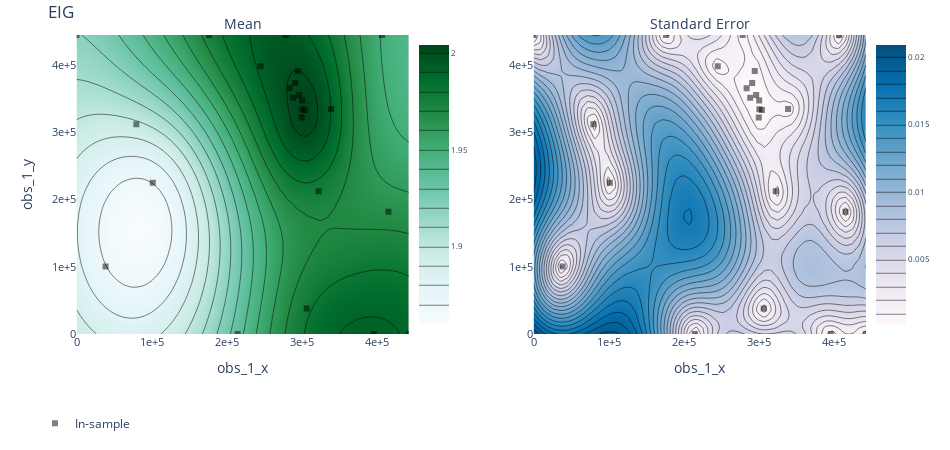

Write notebook code for a chart like this one.
### Code cell
render(ax_client.get_contour_plot(param_x="obs_1_x", param_y="obs_1_y", metric_name="EIG"))

### Figure 1 — Plotly figure (JSON) as saved in the notebook; plotly's stock layout.template omitted (floating-point values rounded to 4 significant figures; data arrays with more than 128 entries replaced by an {"elided": "..."} marker saying what was removed)
{"data": [{"autocolorscale": false, "autocontour": true, "colorbar": {"tickfont": {"size": 8}, "ticksuffix": "", "x": 0.45, "y": 0.5}, "colorscale": [[0, "rgb(247,252,253)"], [0.125, "rgb(229,245,249)"], [0.25, "rgb(204,236,230)"], [0.375, "rgb(153,216,201)"], [0.5, "rgb(102,194,164)"], [0.625, "rgb(65,174,118)"], [0.75, "rgb(35,139,69)"], [0.875, "rgb(0,109,44)"], [1, "rgb(0,68,27)"]], "contours": {"coloring": "heatmap"}, "hoverinfo": "x+y+z", "ncontours": 25, "type": "contour", "x": [0, 9027.0, 18050.0, 27080.0, 36110.0, 45130.0, 54160.0, 63190.0, 72210.0, 81240.0, 90270.0, 99290.0, 108300.0, 117300.0, 126400.0, 135400.0, 144400.0, 153500.0, 162500.0, 171500.0, 180500.0, 189600.0, 198600.0, 207600.0, 216600.0, 225700.0, 234700.0, 243700.0, 252700.0, 261800.0, 270800.0, 279800.0, 288800.0, 297900.0, 306900.0, 315900.0, 325000.0, 334000.0, 343000.0, 352000.0, 361100.0, 370100.0, 379100.0, 388100.0, 397200.0, 406200.0, 415200.0, 424200.0, 433300.0, 442300.0], "xaxis": "x", "y": [0, 9082.0, 18160.0, 27250.0, 36330.0, 45410.0, 54490.0, 63570.0, 72650.0, 81740.0, 90820.0, 99900.0, 109000.0, 118100.0, 127100.0, 136200.0, 145300.0, 154400.0, 163500.0, 172600.0, 181600.0, 190700.0, 199800.0, 208900.0, 218000.0, 227000.0, 236100.0, 245200.0, 254300.0, 263400.0, 272500.0, 281500.0, 290600.0, 299700.0, 308800.0, 317900.0, 326900.0, 336000.0, 345100.0, 354200.0, 363300.0, 372400.0, 381400.0, 390500.0, 399600.0, 408700.0, 417800.0, 426800.0, 435900.0, 445000.0], "yaxis": "y", "z": {"elided": "50x50 float values"}, "zauto": true, "zmax": 2.004, "zmin": -2.004}, {"autocolorscale": false, "autocontour": true, "colorbar": {"tickfont": {"size": 8}, "ticksuffix": "", "x": 1, "y": 0.5}, "colorscale": [[0, "rgb(255,247,251)"], [0.1429, "rgb(236,231,242)"], [0.2857, "rgb(208,209,230)"], [0.4286, "rgb(166,189,219)"], [0.5714, "rgb(116,169,207)"], [0.7143, "rgb(54,144,192)"], [0.8571, "rgb(5,112,176)"], [1, "rgb(3,78,123)"]], "contours": {"coloring": "heatmap"}, "hoverinfo": "x+y+z", "ncontours": 25, "type": "contour", "x": [0, 9027.0, 18050.0, 27080.0, 36110.0, 45130.0, 54160.0, 63190.0, 72210.0, 81240.0, 90270.0, 99290.0, 108300.0, 117300.0, 126400.0, 135400.0, 144400.0, 153500.0, 162500.0, 171500.0, 180500.0, 189600.0, 198600.0, 207600.0, 216600.0, 225700.0, 234700.0, 243700.0, 252700.0, 261800.0, 270800.0, 279800.0, 288800.0, 297900.0, 306900.0, 315900.0, 325000.0, 334000.0, 343000.0, 352000.0, 361100.0, 370100.0, 379100.0, 388100.0, 397200.0, 406200.0, 415200.0, 424200.0, 433300.0, 442300.0], "xaxis": "x2", "y": [0, 9082.0, 18160.0, 27250.0, 36330.0, 45410.0, 54490.0, 63570.0, 72650.0, 81740.0, 90820.0, 99900.0, 109000.0, 118100.0, 127100.0, 136200.0, 145300.0, 154400.0, 163500.0, 172600.0, 181600.0, 190700.0, 199800.0, 208900.0, 218000.0, 227000.0, 236100.0, 245200.0, 254300.0, 263400.0, 272500.0, 281500.0, 290600.0, 299700.0, 308800.0, 317900.0, 326900.0, 336000.0, 345100.0, 354200.0, 363300.0, 372400.0, 381400.0, 390500.0, 399600.0, 408700.0, 417800.0, 426800.0, 435900.0, 445000.0], "yaxis": "y2", "z": {"elided": "50x50 float values"}}, {"hoverinfo": "text", "legendgroup": "In-sample", "marker": {"color": "black", "opacity": 0.5, "symbol": 1}, "mode": "markers", "name": "In-sample", "text": ["Arm 0_0<br>EIG: 1.89801 (SEM: None)<br>obs_1_x: 79565.4<br>obs_1_y: 312121", "Arm 1_0<br>EIG: 1.98969 (SEM: None)<br>obs_1_x: 338638<br>obs_1_y: 334981", "Arm 2_0<br>EIG: 1.97804 (SEM: None)<br>obs_1_x: 306211<br>obs_1_y: 37971.9", "Arm 3_0<br>EIG: 1.86818 (SEM: None)<br>obs_1_x: 101390<br>obs_1_y: 225246", "Arm 4_0<br>EIG: 1.86096 (SEM: None)<br>obs_1_x: 38596.9<br>obs_1_y: 100598", "Arm 5_0<br>EIG: 1.96569 (SEM: None)<br>obs_1_x: 415077<br>obs_1_y: 181997", "Arm 6_0<br>EIG: 1.94918 (SEM: None)<br>obs_1_x: 406508<br>obs_1_y: 445008", "Arm 7_0<br>EIG: 1.97563 (SEM: None)<br>obs_1_x: 322107<br>obs_1_y: 212341", "Arm 8_0<br>EIG: 1.99456 (SEM: None)<br>obs_1_x: 278193<br>obs_1_y: 445008", "Arm 9_0<br>EIG: 1.99212 (SEM: None)<br>obs_1_x: 395476<br>obs_1_y: 0", "Arm 10_0<br>EIG: 2.00152 (SEM: None)<br>obs_1_x: 290882<br>obs_1_y: 373512", "Arm 11_0<br>EIG: 1.9918 (SEM: None)<br>obs_1_x: 245036<br>obs_1_y: 398651", "Arm 12_0<br>EIG: 1.98852 (SEM: None)<br>obs_1_x: 442299<br>obs_1_y: 0", "Arm 13_0<br>EIG: 2.00006 (SEM: None)<br>obs_1_x: 294273<br>obs_1_y: 391315", "Arm 14_0<br>EIG: 2.00177 (SEM: None)<br>obs_1_x: 288205<br>obs_1_y: 351620", "Arm 15_0<br>EIG: 2.00085 (SEM: None)<br>obs_1_x: 283479<br>obs_1_y: 365793", "Arm 16_0<br>EIG: 2.00294 (SEM: None)<br>obs_1_x: 296149<br>obs_1_y: 355582", "Arm 17_0<br>EIG: 2.00367 (SEM: None)<br>obs_1_x: 300152<br>obs_1_y: 347455", "Arm 18_0<br>EIG: 1.93554 (SEM: None)<br>obs_1_x: 214323<br>obs_1_y: 0", "Arm 19_0<br>EIG: 1.97374 (SEM: None)<br>obs_1_x: 176210<br>obs_1_y: 445008", "Arm 20_0<br>EIG: 1.91924 (SEM: None)<br>obs_1_x: 0<br>obs_1_y: 445008", "Arm 21_0<br>EIG: 2.00419 (SEM: None)<br>obs_1_x: 300387<br>obs_1_y: 334606", "Arm 22_0<br>EIG: 2.00367 (SEM: None)<br>obs_1_x: 299593<br>obs_1_y: 322037", "Arm 23_0<br>EIG: 2.00465 (SEM: None)<br>obs_1_x: 303766<br>obs_1_y: 333388"], "type": "scatter", "x": [79570.0, 338600.0, 306200.0, 101400.0, 38600.0, 415100.0, 406500.0, 322100.0, 278200.0, 395500.0, 290900.0, 245000.0, 442300.0, 294300.0, 288200.0, 283500.0, 296100.0, 300200.0, 214300.0, 176200.0, 0, 300400.0, 299600.0, 303800.0], "xaxis": "x", "y": [312100.0, 335000.0, 37970.0, 225200.0, 100600.0, 182000.0, 445000.0, 212300.0, 445000.0, 0, 373500.0, 398700.0, 0, 391300.0, 351600.0, 365800.0, 355600.0, 347500.0, 0, 445000.0, 445000.0, 334600.0, 322000.0, 333400.0], "yaxis": "y"}, {"hoverinfo": "text", "legendgroup": "In-sample", "marker": {"color": "black", "opacity": 0.5, "symbol": 1}, "mode": "markers", "name": "In-sample", "showlegend": false, "text": ["Arm 0_0<br>EIG: 1.89801 (SEM: None)<br>obs_1_x: 79565.4<br>obs_1_y: 312121", "Arm 1_0<br>EIG: 1.98969 (SEM: None)<br>obs_1_x: 338638<br>obs_1_y: 334981", "Arm 2_0<br>EIG: 1.97804 (SEM: None)<br>obs_1_x: 306211<br>obs_1_y: 37971.9", "Arm 3_0<br>EIG: 1.86818 (SEM: None)<br>obs_1_x: 101390<br>obs_1_y: 225246", "Arm 4_0<br>EIG: 1.86096 (SEM: None)<br>obs_1_x: 38596.9<br>obs_1_y: 100598", "Arm 5_0<br>EIG: 1.96569 (SEM: None)<br>obs_1_x: 415077<br>obs_1_y: 181997", "Arm 6_0<br>EIG: 1.94918 (SEM: None)<br>obs_1_x: 406508<br>obs_1_y: 445008", "Arm 7_0<br>EIG: 1.97563 (SEM: None)<br>obs_1_x: 322107<br>obs_1_y: 212341", "Arm 8_0<br>EIG: 1.99456 (SEM: None)<br>obs_1_x: 278193<br>obs_1_y: 445008", "Arm 9_0<br>EIG: 1.99212 (SEM: None)<br>obs_1_x: 395476<br>obs_1_y: 0", "Arm 10_0<br>EIG: 2.00152 (SEM: None)<br>obs_1_x: 290882<br>obs_1_y: 373512", "Arm 11_0<br>EIG: 1.9918 (SEM: None)<br>obs_1_x: 245036<br>obs_1_y: 398651", "Arm 12_0<br>EIG: 1.98852 (SEM: None)<br>obs_1_x: 442299<br>obs_1_y: 0", "Arm 13_0<br>EIG: 2.00006 (SEM: None)<br>obs_1_x: 294273<br>obs_1_y: 391315", "Arm 14_0<br>EIG: 2.00177 (SEM: None)<br>obs_1_x: 288205<br>obs_1_y: 351620", "Arm 15_0<br>EIG: 2.00085 (SEM: None)<br>obs_1_x: 283479<br>obs_1_y: 365793", "Arm 16_0<br>EIG: 2.00294 (SEM: None)<br>obs_1_x: 296149<br>obs_1_y: 355582", "Arm 17_0<br>EIG: 2.00367 (SEM: None)<br>obs_1_x: 300152<br>obs_1_y: 347455", "Arm 18_0<br>EIG: 1.93554 (SEM: None)<br>obs_1_x: 214323<br>obs_1_y: 0", "Arm 19_0<br>EIG: 1.97374 (SEM: None)<br>obs_1_x: 176210<br>obs_1_y: 445008", "Arm 20_0<br>EIG: 1.91924 (SEM: None)<br>obs_1_x: 0<br>obs_1_y: 445008", "Arm 21_0<br>EIG: 2.00419 (SEM: None)<br>obs_1_x: 300387<br>obs_1_y: 334606", "Arm 22_0<br>EIG: 2.00367 (SEM: None)<br>obs_1_x: 299593<br>obs_1_y: 322037", "Arm 23_0<br>EIG: 2.00465 (SEM: None)<br>obs_1_x: 303766<br>obs_1_y: 333388"], "type": "scatter", "x": [79570.0, 338600.0, 306200.0, 101400.0, 38600.0, 415100.0, 406500.0, 322100.0, 278200.0, 395500.0, 290900.0, 245000.0, 442300.0, 294300.0, 288200.0, 283500.0, 296100.0, 300200.0, 214300.0, 176200.0, 0, 300400.0, 299600.0, 303800.0], "xaxis": "x2", "y": [312100.0, 335000.0, 37970.0, 225200.0, 100600.0, 182000.0, 445000.0, 212300.0, 445000.0, 0, 373500.0, 398700.0, 0, 391300.0, 351600.0, 365800.0, 355600.0, 347500.0, 0, 445000.0, 445000.0, 334600.0, 322000.0, 333400.0], "yaxis": "y2"}], "layout": {"annotations": [{"font": {"size": 14}, "showarrow": false, "text": "Mean", "x": 0.25, "xanchor": "center", "xref": "paper", "y": 1, "yanchor": "bottom", "yref": "paper"}, {"font": {"size": 14}, "showarrow": false, "text": "Standard Error", "x": 0.8, "xanchor": "center", "xref": "paper", "y": 1, "yanchor": "bottom", "yref": "paper"}], "autosize": false, "height": 450, "hovermode": "closest", "legend": {"orientation": "h", "x": 0, "y": -0.25}, "margin": {"b": 100, "l": 35, "pad": 0, "r": 35, "t": 35}, "title": {"text": "EIG"}, "width": 950, "xaxis": {"anchor": "y", "autorange": false, "domain": [0.05, 0.45], "exponentformat": "e", "range": [0, 442300.0], "tickfont": {"size": 11}, "tickmode": "auto", "title": {"text": "obs_1_x"}, "type": "linear"}, "xaxis2": {"anchor": "y2", "autorange": false, "domain": [0.6, 1], "exponentformat": "e", "range": [0, 442300.0], "tickfont": {"size": 11}, "tickmode": "auto", "title": {"text": "obs_1_x"}, "type": "linear"}, "yaxis": {"anchor": "x", "autorange": false, "domain": [0, 1], "exponentformat": "e", "range": [0, 445000.0], "tickfont": {"size": 11}, "tickmode": "auto", "title": {"text": "obs_1_y"}, "type": "linear"}, "yaxis2": {"anchor": "x2", "autorange": false, "domain": [0, 1], "exponentformat": "e", "range": [0, 445000.0], "tickfont": {"size": 11}, "tickmode": "auto", "type": "linear"}}}
